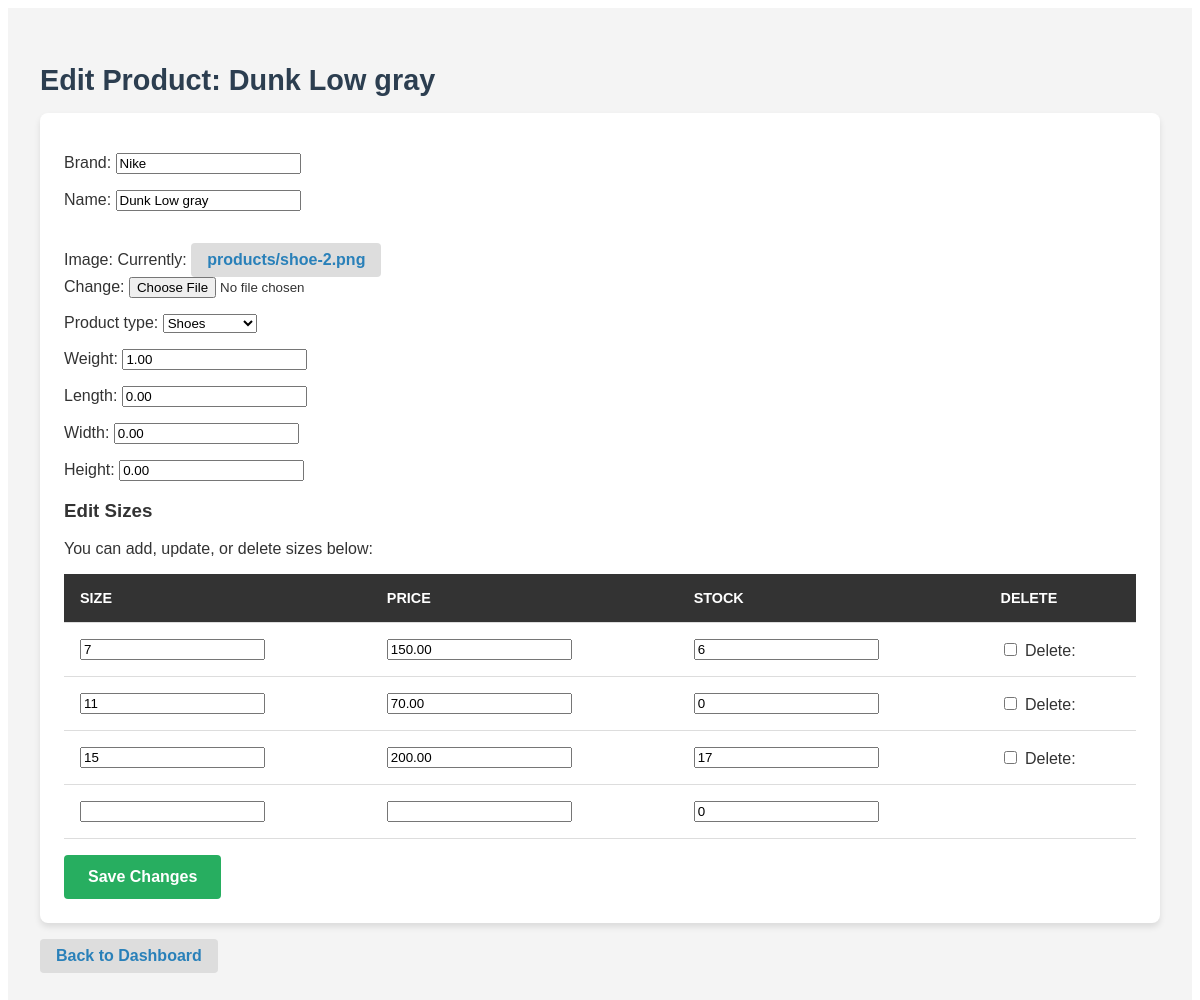
Before: /edit-product/15/ with the older database file.
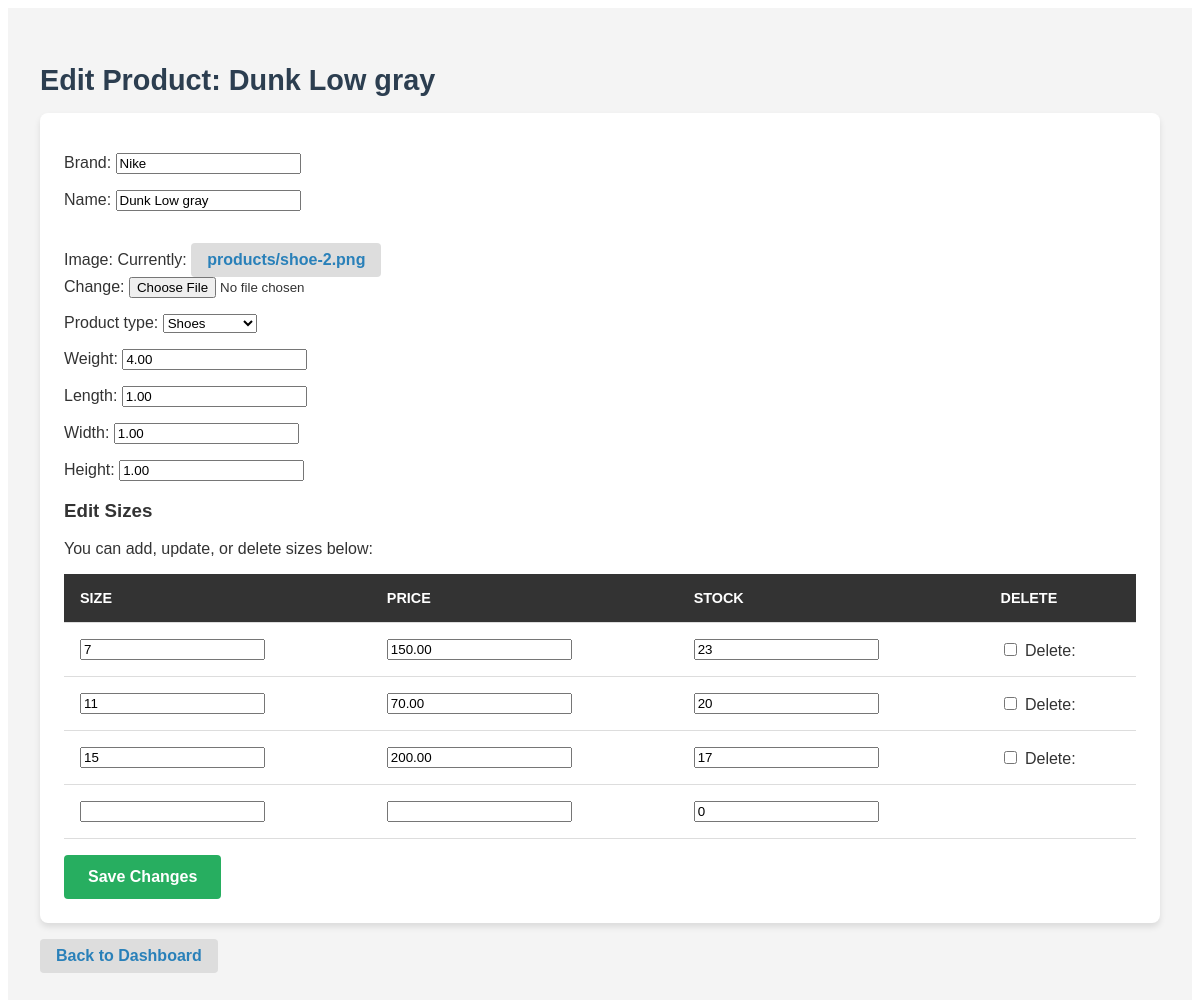
After: the same page with the newer database file.
### store/models.py (models this page shows, shortened)
class Product(models.Model):
    brand = models.CharField(max_length=255)
    name = models.CharField(max_length=255)
    image = models.ImageField(upload_to='products/')
    product_type = models.CharField(max_length=100, choices=[
        ('shoes', 'Shoes'),
        ('clothing', 'Clothing'),
        ('accessories', 'Accessories'),
    ])
    weight = models.DecimalField(max_digits=5, decimal_places=2, default=0)  # Weight in pounds
    length = models.DecimalField(max_digits=5, decimal_places=2, default=0)  # Length in inches
    width = models.DecimalField(max_digits=5, decimal_places=2, default=0)   # Width in inches
    height = models.DecimalField(max_digits=5, decimal_places=2, default=0)  # Height in inches

### store/views.py (the view)
# urls.py: path('edit-product/<int:pk>/', views.edit_product, name='edit_product'),
def edit_product(request, pk):
    product = get_object_or_404(Product, id=pk)
    ProductSizeFormSet = modelformset_factory(
        ProductSize,
        form=ProductSizeForm,
        fields=['size', 'price', 'stock'],
        extra=1,  # Allow one extra blank form for adding new sizes
        can_delete=True,  # Allow sizes to be deleted
    )
    if request.method == 'POST':
        product_form = ProductForm(request.POST, request.FILES, instance=product)
        size_formset = ProductSizeFormSet(request.POST, queryset=product.sizes.all())
        if product_form.is_valid() and size_formset.is_valid():
            product = product_form.save()
            instances = size_formset.save(commit=False)
            for instance in instances:
                instance.product = product  # Associate size with the product
                instance.save()
            for deleted in size_formset.deleted_objects:
                deleted.delete()
            return redirect('owner_dashboard')
        else:
            print(f"Product Form Errors: {product_form.errors}")
            print(f"Size Formset Errors: {size_formset.errors}")
    else:
        product_form = ProductForm(instance=product)
        size_formset = ProductSizeFormSet(queryset=product.sizes.all())
    return render(request, 'store/edit_product.html', {
        'product_form': product_form,
        'size_formset': size_formset,
        'product': product,
    })

### store/forms.py
class ProductForm(forms.ModelForm):
    class Meta:
        model = Product
        fields = ['brand', 'name', 'image', 'product_type', 'weight', 'length', 'width', 'height']
        widgets = {
            'weight': forms.NumberInput(attrs={'step': '0.01', 'min': '0', 'placeholder': 'Weight in lbs'}),
            'length': forms.NumberInput(attrs={'step': '0.01', 'min': '0', 'placeholder': 'Length in inches'}),
            'width': forms.NumberInput(attrs={'step': '0.01', 'min': '0', 'placeholder': 'Width in inches'}),
            'height': forms.NumberInput(attrs={'step': '0.01', 'min': '0', 'placeholder': 'Height in inches'}),
        }

### store/templates/store/edit_product.html (shortened to what this page needs)
<!DOCTYPE html>
<html lang="en">
<head>
    {% load static %}
</head>
<body>
<section class="edit-product-page">
    <h2>Edit Product: {{ product.name }}</h2>
    <form method="post" enctype="multipart/form-data">
        {{ product_form.as_p }}
        <h3>Edit Sizes</h3>
        <p>You can add, update, or delete sizes below:</p>
        <table>
            <thead>
                <tr>
                    <th>Size</th>
                    <th>Price</th>
                    <th>Stock</th>
                    <th>Delete</th>
                </tr>
            </thead>
            <tbody>
              {% for form in size_formset %}
              <tr>
                  <td>
                      {{ form.size }}
                  </td>
                  <td>{{ form.price }}</td>
                  <td>{{ form.stock }}</td>
                  <td>
                      {% if form.instance.pk %}
                          {{ form.DELETE }} {{ form.DELETE.label_tag }}
                      {% endif %}
                  </td>
              </tr>
              {% endfor %}
          </tbody>
        </table>
        <button type="submit">Save Changes</button>
    </form>
    <a href="{% url 'owner_dashboard' %}">Back to Dashboard</a>
</section>
</body>
</html>

Changed rows visible on the page:
changed Product "Dunk Low gray": weight "1.00" → "4.00"; length "0.00" → "1.00"; width "0.00" → "1.00"; height "0.00" → "1.00"
Other visible differences:
form field stock: "6" → "23"
form field stock: "0" → "20"
